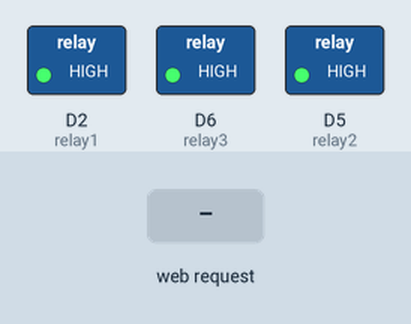
This program was run on a simulated ESP8266 (Wemos D1 mini). On the bench: switched loads named in the program (green lamp = pin HIGH). The test bench sets the inputs (shaded band). WiFi joins after 1.5 s; servers stay silent unless stated; what the program prints to the serial monitor is not drawn.

Above: at 2.3 s.
2.4 s: HTTP request GET /r1/on received
At 3.6 s:
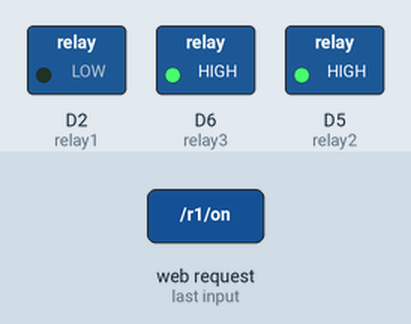
3.9 s: HTTP request GET /r2/on received
At 4.8 s:
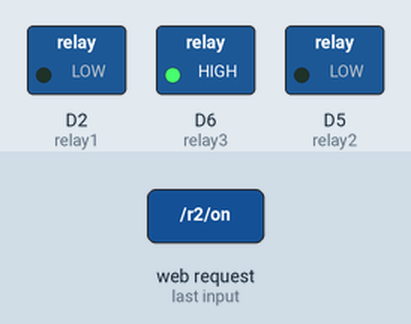
5.4 s: HTTP request GET /r1/off received
At 5.9 s:
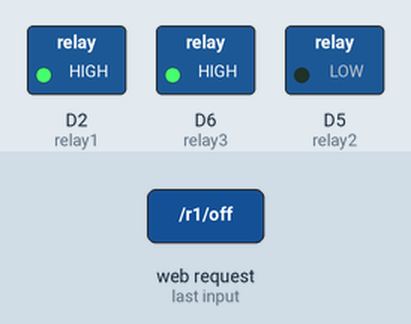
6.9 s: HTTP request GET /r3/on received
At 8.1 s:
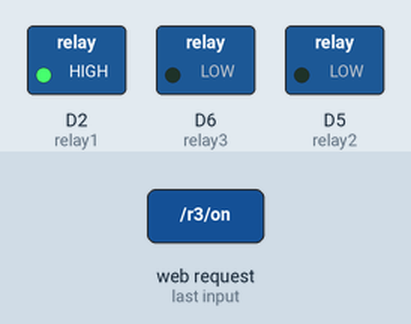
8.4 s: HTTP request GET /r2/off received
At 9.4 s:
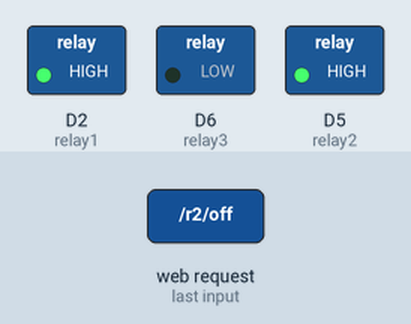
9.9 s: HTTP request GET /r3/off received
At 10.6 s:
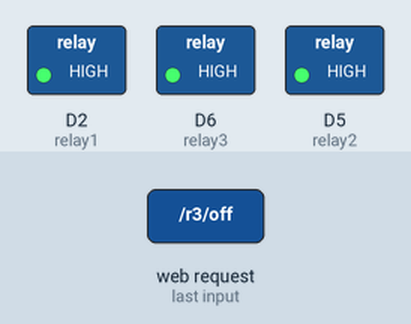
Timing chart, 0 to 12.4 s (numbered marks = the images above; inputs shaded):
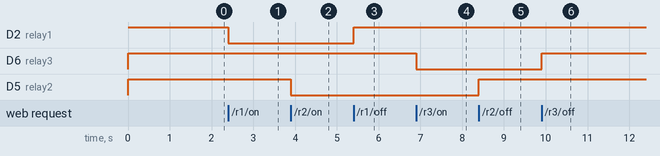

Measured:
- after the input at 2.4 s, D2 (relay1): HIGH → LOW at once
- after the input at 3.9 s, D5 (relay2): HIGH → LOW at once
- after the input at 5.4 s, D2 (relay1): LOW → HIGH at once
- after the input at 6.9 s, D6 (relay3): HIGH → LOW at once
- after the input at 8.4 s, D5 (relay2): LOW → HIGH at once
- after the input at 9.9 s, D6 (relay3): LOW → HIGH at once

The program:

main.cpp
```cpp
#include <Arduino.h>
#include <ESP8266WiFi.h>
#include <ESP8266WebServer.h>

// Налаштування вашої Wi-Fi мережі
const char *ssid = "";
const char *password = "";

// Створюємо вебсервер на 80 порту
ESP8266WebServer server(80);

// Конфігурація пінів для 3 каналів реле
const int relay1 = 4;  // GPIO 4  | D2
const int relay2 = 14; // GPIO 14 | D5
const int relay3 = 12; // GPIO 12 | D6

// Стани реле
bool relay1State = false;
bool relay2State = false;
bool relay3State = false;

// Стани та таймери для неблокуючого підключення Wi-Fi
enum WifiState
{
  WIFI_CONNECTING,
  WIFI_CONNECTED,
  WIFI_FAILED
};
WifiState wifiState = WIFI_CONNECTING;

unsigned long wifiStartAttempt = 0;
unsigned long lastWifiCheck = 0;
const unsigned long wifiTimeout = 30000; // Таймаут підключення 30 секунд

// Функція генерації HTML-сторінки
void handleRoot()
{
  String html = "<!DOCTYPE html><html lang='uk'>";
  html += "<head><meta charset='UTF-8'>";
  html += "<meta name='viewport' content='width=device-width, initial-scale=1.0'>";
  html += "<title>Smart Home Gateway | Non-Blocking</title>";
  html += "<style>";
  html += "*{box-sizing:border-box;margin:0;padding:0;}";
  html += "body{font-family:Arial,sans-serif;background:linear-gradient(135deg,#eaf2ff,#dce5f2);color:#172033;min-height:100vh;padding:20px;}";
  html += ".container{max-width:600px;margin:0 auto;background:white;border-radius:16px;padding:25px;box-shadow:0 6px 18px rgba(20,45,85,0.09);}";
  html += "h2{text-align:center;color:#183b70;margin-bottom:20px;}";
  html += ".card{background:#f4f7fb;border-radius:12px;padding:15px;margin-bottom:15px;display:flex;justify-content:space-between;align-items:center;}";
  html += ".info h3{font-size:16px;color:#183b70;margin-bottom:4px;}";
  html += ".info p{font-size:12px;color:#7b8798;}";
  html += ".badge{padding:5px 12px;border-radius:20px;font-size:11px;font-weight:bold;margin-right:15px;}";
  html += ".on{background:#d9f8e6;color:#08783c;}";
  html += ".off{background:#ffe1e4;color:#c6283d;}";
  html += ".btn{padding:10px 20px;border-radius:8px;text-decoration:none;color:white;font-size:13px;font-weight:bold;text-align:center;min-width:100px;}";
  html += ".btn-on{background:#1769d2;}";
  html += ".btn-off{background:#c5223d;}";
  html += ".footer{text-align:center;margin-top:20px;font-size:11px;color:#8892a0;}";
  html += "</style></head><body>";

  html += "<div class='container'>";
  html += "<h2>Smart Home Gateway</h2>";

  // Канал 1
  html += "<div class='card'><div class='info'><h3>Канал 01 (Мотор/Насос)</h3><p>GPIO 4 | D2</p></div>";
  if (relay1State)
  {
    html += "<div><span class='badge on'>ON</span><a class='btn btn-off' href='/r1/off'>Вимкнути</a></div>";
  }
  else
  {
    html += "<div><span class='badge off'>OFF</span><a class='btn btn-on' href='/r1/on'>Увімкнути</a></div>";
  }
  html += "</div>";

  // Канал 2
  html += "<div class='card'><div class='info'><h3>Канал 02 (Вентилятор)</h3><p>GPIO 14 | D5</p></div>";
  if (relay2State)
  {
    html += "<div><span class='badge on'>ON</span><a class='btn btn-off' href='/r2/off'>Вимкнути</a></div>";
  }
  else
  {
    html += "<div><span class='badge off'>OFF</span><a class='btn btn-on' href='/r2/on'>Увімкнути</a></div>";
  }
  html += "</div>";

  // Канал 3
  html += "<div class='card'><div class='info'><h3>Канал 03 (Світло)</h3><p>GPIO 12 | D6</p></div>";
  if (relay3State)
  {
    html += "<div><span class='badge on'>ON</span><a class='btn btn-off' href='/r3/off'>Вимкнути</a></div>";
  }
  else
  {
    html += "<div><span class='badge off'>OFF</span><a class='btn btn-on' href='/r3/on'>Увімкнути</a></div>";
  }
  html += "</div>";

  html += "<div class='footer'>ESP8266 Non-Blocking Web Server</div>";
  html += "</div></body></html>";

  server.send(200, "text/html", html);
}

// Обробники маршрутів (не блокуючі)
void handleR1On()
{
  relay1State = true;
  digitalWrite(relay1, LOW);
  server.sendHeader("Location", "/");
  server.send(303);
}
void handleR1Off()
{
  relay1State = false;
  digitalWrite(relay1, HIGH);
  server.sendHeader("Location", "/");
  server.send(303);
}

void handleR2On()
{
  relay2State = true;
  digitalWrite(relay2, LOW);
  server.sendHeader("Location", "/");
  server.send(303);
}
void handleR2Off()
{
  relay2State = false;
  digitalWrite(relay2, HIGH);
  server.sendHeader("Location", "/");
  server.send(303);
}

void handleR3On()
{
  relay3State = true;
  digitalWrite(relay3, LOW);
  server.sendHeader("Location", "/");
  server.send(303);
}
void handleR3Off()
{
  relay3State = false;
  digitalWrite(relay3, HIGH);
  server.sendHeader("Location", "/");
  server.send(303);
}

void setup()
{
  Serial.begin(115200);

  // Налаштування пінів реле
  pinMode(relay1, OUTPUT);
  pinMode(relay2, OUTPUT);
  pinMode(relay3, OUTPUT);

  // Початковий стан реле (HIGH - вимкнено для активного рівня LOW)
  digitalWrite(relay1, HIGH);
  digitalWrite(relay2, HIGH);
  digitalWrite(relay3, HIGH);

  // Ініціалізація Wi-Fi без блокування у циклах
  WiFi.mode(WIFI_STA);
  WiFi.begin(ssid, password);

  Serial.println();
  Serial.print("Connecting to WiFi");
  wifiStartAttempt = millis();
}

void loop()
{
  unsigned long currentMillis = millis();

  // Неблокуюча машина станів для Wi-Fi підключення
  switch (wifiState)
  {
  case WIFI_CONNECTING:
    if (WiFi.status() == WL_CONNECTED)
    {
      wifiState = WIFI_CONNECTED;
      Serial.println("");
      Serial.println("WiFi connected successfully!");
      Serial.print("IP address: http://");
      Serial.println(WiFi.localIP());

      // Реєстрація маршрутів та запуск вебсервера лише після успішного підключення
      server.on("/", handleRoot);
      server.on("/r1/on", handleR1On);
      server.on("/r1/off", handleR1Off);
      server.on("/r2/on", handleR2On);
      server.on("/r2/off", handleR2Off);
      server.on("/r3/on", handleR3On);
      server.on("/r3/off", handleR3Off);

      server.begin();
      Serial.println("HTTP server started");
    }
    else
    {
      // Виводимо крапку кожні 500 мс без зависання процесора
      if (currentMillis - lastWifiCheck >= 500)
      {
        lastWifiCheck = currentMillis;
        Serial.print(".");
      }

      // Перевірка на таймаут (якщо за 30 секунд не підключилось — перезапуск)
      if (currentMillis - wifiStartAttempt >= wifiTimeout)
      {
        wifiState = WIFI_FAILED;
        Serial.println("\nWiFi connection failed! Restarting...");
        ESP.restart();
      }
    }
    break;

  case WIFI_CONNECTED:
    // Обробка запитів клієнтів вебсервера працює в асинхронному режимі
    server.handleClient();
    break;

  case WIFI_FAILED:
    // Нічого не робимо, чекаємо на перезапуск
    break;
  }

  // Тут у loop() можна вільно додавати інші фонові задачі (опитування датчиків MQ, DHT тощо),
  // оскільки тепер тут немає жодного delay().
  yield();
}
```
